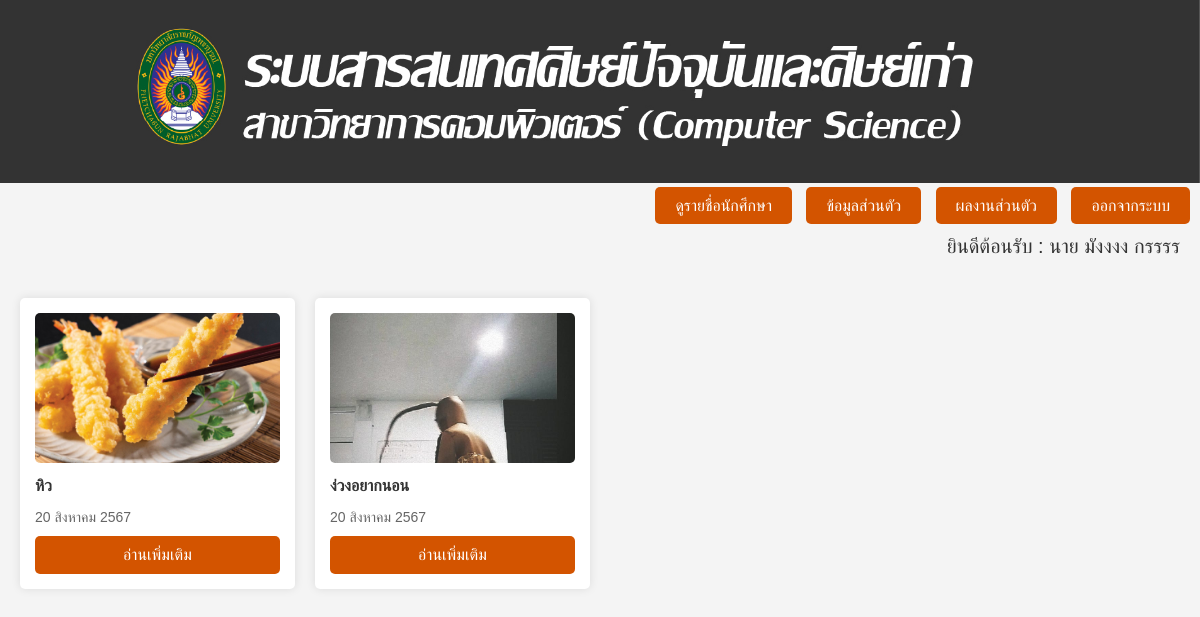
The page /mainstd.php (signed in) on the database its author committed.
### tables this page shows
CREATE TABLE `student` (
  `s_id` varchar(13) NOT NULL,
  `s_pws` varchar(15) NOT NULL,
  `s_pna` tinyint(2) NOT NULL COMMENT '1=นาย \r\n2=นาง \r\n3=นางสาว\r\n',
  `s_na` varchar(50) NOT NULL,
  `s_la` varchar(50) DEFAULT NULL,
  `s_email` varchar(50) DEFAULT NULL,
  `s_address` varchar(255) DEFAULT NULL,
  `s_stat` tinyint(2) DEFAULT NULL,
  `s_pic` blob DEFAULT NULL,
  `s_bloodtype` tinyint(1) DEFAULT NULL,
  `s_race` varchar(20) DEFAULT NULL,
  `s_birth` date DEFAULT NULL,
  `s_nationlity` varchar(20) DEFAULT NULL,
  `religious` tinyint(1) DEFAULT NULL,
  `s_marriage` tinyint(1) DEFAULT NULL,
  `s_province` varchar(20) DEFAULT NULL,
  `s_country` varchar(20) DEFAULT NULL,
  `s_gender` tinyint(1) DEFAULT NULL
);

CREATE TABLE `information` (
  `i_id` int(3) NOT NULL,
  `i_head` varchar(30) NOT NULL,
  `i_deltail` varchar(300) NOT NULL,
  `i_pic` blob NOT NULL,
  `i_cover` blob NOT NULL,
  `i_date` date NOT NULL,
  `a_id` varchar(20) NOT NULL,
  `itype_id` int(3) NOT NULL
);

### mainstd.php (the view, shortened to what this page needs)
<?php
include 'std_con.php';
function getPrefix($s_pna) {
    switch ($s_pna) {
        case 1:
            return "นาย";
    }
}
function thai_date($date) {
    $thai_months = [
        "01" => "มกราคม",
        "02" => "กุมภาพันธ์",
        "03" => "มีนาคม",
        "04" => "เมษายน",
        "05" => "พฤษภาคม",
        "06" => "มิถุนายน",
        "07" => "กรกฎาคม",
        "08" => "สิงหาคม",
        "09" => "กันยายน",
        "10" => "ตุลาคม",
        "11" => "พฤศจิกายน",
        "12" => "ธันวาคม"
    ];
    $year = (int)date('Y', strtotime($date)) + 543;
    $month = $thai_months[date('m', strtotime($date))];
    $day = date('d', strtotime($date));
    return "$day $month $year";
}
$s_id = $_SESSION['s_id'];
$sql = "SELECT s_pna, s_na, s_la FROM student WHERE s_id = ?";
$stmt = $conn->prepare($sql);
$stmt->bind_param("i", $s_id);
$stmt->execute();
$result = $stmt->get_result();
if ($result->num_rows > 0) {
    $row = $result->fetch_assoc();
    $welcome_message = "ยินดีต้อนรับ : " . getPrefix($row["s_pna"]) . " " . $row["s_na"] . " " . $row["s_la"];
} else {
    $welcome_message = "ไม่พบข้อมูลนักศึกษา";
}
$page = isset($_GET['page']) ? (int)$_GET['page'] : 1;
$items_per_page = 3;
$offset = ($page - 1) * $items_per_page;
$sql = "SELECT i_id, i_cover, i_head, i_date FROM information ORDER BY i_date DESC LIMIT $offset, $items_per_page";
$result = $conn->query($sql);
if ($result->num_rows > 0) {
    $news_items = $result->fetch_all(MYSQLI_ASSOC);
} else {
    $news_items = [];
}
?>
<!DOCTYPE html>
<html lang="th">
<head>
</head>
<body>
    <img src="uploads/banner1.jpg" alt="Banner" class="banner">
    <div class="nav-buttons">
        <a href="stdlist.php">ดูรายชื่อนักศึกษา</a>
        <a href="stdprofile.php">ข้อมูลส่วนตัว</a>
        <a href="stdaward.php">ผลงานส่วนตัว</a>
        <a href="logout.php">ออกจากระบบ</a>
    </div>
    <div class="welcome-message">
        <?php echo $welcome_message; ?>
    </div>
    <div class="news-container">
        <?php
        if (!empty($news_items)) {
            foreach ($news_items as $item) {
                $formatted_date = thai_date($item["i_date"]);
                echo "<div class='news-item'>";
                echo "<img src='uploads/" . htmlspecialchars($item["i_cover"]) . "' alt='ข่าวสาร'>";
                echo "<h2>" . htmlspecialchars($item["i_head"]) . "</h2>";
                echo "<p class='date'>" . $formatted_date . "</p>";
                echo "<a href='news_detail.php?i_id=" . htmlspecialchars($item["i_id"]) . "'>อ่านเพิ่มเติม</a>";
                echo "</div>";
            }
        } else {
            echo "ไม่มีข่าวสาร";
        }
        ?>
    </div>
</body>
</html>

### mainstd.php (style rules this page uses)
body { font-family: Arial, sans-serif; margin: 0; padding: 0; background-color: #f4f4f4; }
.banner { width: 100%; height: auto; }
.nav-buttons { text-align: right; margin: 10px; }
.nav-buttons a { padding: 10px 20px; background-color: #d35400; color: white; text-decoration: none; border-radius: 5px; margin-left: 10px; }
.news-container { padding: 20px; display: grid; grid-template-columns: repeat(4, 1fr); grid-gap: 20px; }
.news-item { background-color: white; padding: 15px; border-radius: 5px; box-shadow: 0 0 10px rgba(0,0,0,0.1); }
.news-item img { width: 100%; height: 150px; object-fit: cover; border-radius: 5px; }
.news-item h2 { font-size: 16px; color: #333; margin: 10px 0; }
.news-item p.date { font-size: 14px; color: #666; margin-bottom: 10px; }
.news-item a { display: block; padding: 10px; background-color: #d35400; color: white; text-decoration: none; border-radius: 5px; text-align: center; }
.welcome-message { margin: 20px; font-size: 20px; color: #333; text-align: right; }

### rows shown on the page
student: welcome_message "ยินดีต้อนรับ : นาย มังงงง กรรรร"
information: i_cover (picture), i_head "หิว", i_date "20 สิงหาคม 2567"
information: i_cover (picture), i_head "ง่วงอยากนอน", i_date "20 สิงหาคม 2567"
